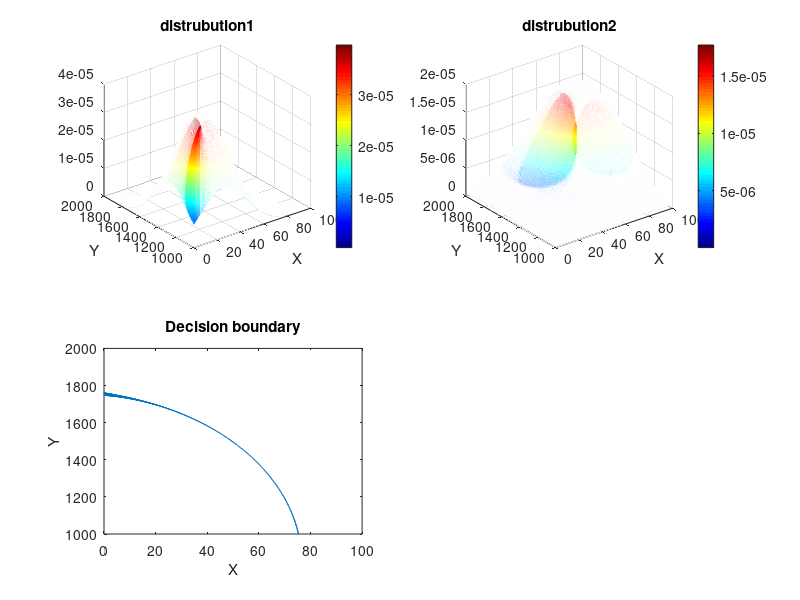

The MATLAB source for this figure:
clear;
%change the number here
x = 0:0.1:100;
y = 1000:2000;
ux = 25;
ax = 20;
uy = 1250;
ay = 200;
p = 0;
%%%%%%
[X, Y] = meshgrid(x,y);
z = ((X - ux).^2)/ax/ax + ((Y - uy).^2)/ay/ay - 2*p.*(X - ux).*(Y - uy)/ax/ay;
f = 1/2/pi/ax/ay/(sqrt(1 - p*p))*exp((-1)*z./2/(1-p*p));

subplot(2,2,1);
mesh(X,Y,f);
colormap jet;
colorbar;
title('distrubution1');
xlabel('X');
ylabel('Y');

%change the number here
x = 0:0.1:100;
y = 1000:2000;
ux = 75;
ax = 30;
uy = 1750;
ay = 300;
p = 0;
%%%%%%
[X, Y] = meshgrid(x,y);
z = ((X - ux).^2)/ax/ax + ((Y - uy).^2)/ay/ay - 2*p.*(X - ux).*(Y - uy)/ax/ay;
f2 = 1/2/pi/ax/ay/(sqrt(1 - p*p))*exp((-1)*z./2/(1-p*p));

subplot(2,2,2);
mesh(X,Y,f2);
colormap jet;
colorbar;
title('distrubution2');
xlabel('X');
ylabel('Y');

m = 0.005*max(f2);
a = 1;
for i = 1:1001
    for j = 1:1001
        if (f(i,j) - f2(i,j)) > 0
            if  ((f(i,j) - f2(i,j)) < m(j))
            c(a) = i*0.1;  
            d(a) = j+1000;
            a = a+1;
            end
        else
            if  ((f2(i,j) - f(i,j)) < m(j))
            c(a) = i*0.1;  
            d(a) = j+1000;
            a = a+1;
            end
        end
    end
end

subplot(2,2,3);
plot (c,d);
xlim([0 100]);
ylim([1000 2000]);
title('Decision boundary');
xlabel('X');
ylabel('Y');